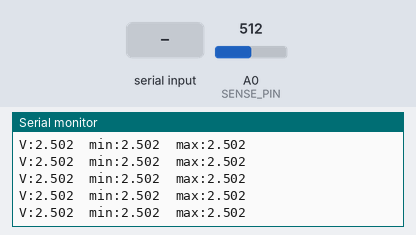
The sketch below on a simulated Arduino Nano, built with avr-gcc and run on an emulated ATmega328P. On the bench: the last lines printed to the serial monitor. The inputs (shaded band) are chosen by the test bench; at power-on: A0 (SENSE_PIN) = 512.

Above: at 1.2 s.
1.3 s: "R" received over Serial
2.8 s: A0 (SENSE_PIN) set to 716
At 2.81 s:
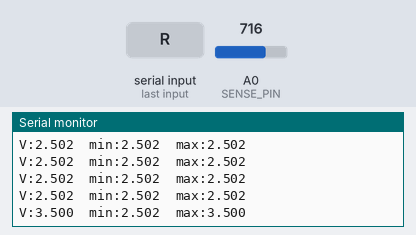
4.3 s: "r" received over Serial
At 4.31 s:
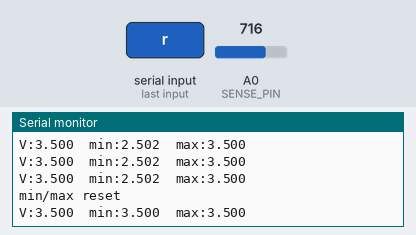
5.8 s: A0 (SENSE_PIN) set to 900
At 5.81 s:
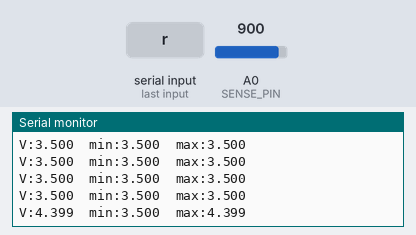
Timing chart, 0 to 8.3 s (numbered marks = the images above; inputs shaded):
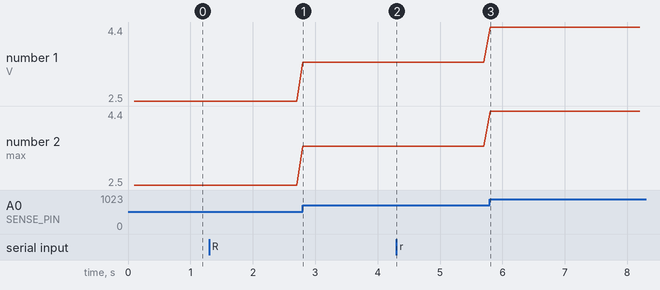

The sketch:

nano_voltage_probe.ino
```cpp
#define SENSE_PIN A0
#define ADC_MAX_COUNT 1023.0
#define ADC_VREF 5.0
#define PRINT_INTERVAL_MS 100

float minSeen = ADC_VREF;
float maxSeen = 0.0;
uint32_t lastPrintMs = 0;

float readVoltage() {
  int raw = analogRead(SENSE_PIN);
  return (raw * ADC_VREF) / ADC_MAX_COUNT;
}

void setup() {
  Serial.begin(115200);
  while (!Serial) delay(10);
  Serial.println(F("Nano voltage probe - reading A0"));
  Serial.println(F("Send R to reset min/max"));
}

void loop() {
  if (Serial.available()) {
    char c = Serial.read();
    if (c == 'R' || c == 'r') {
      minSeen = ADC_VREF;
      maxSeen = 0.0;
      Serial.println(F("min/max reset"));
    }
  }

  float v = readVoltage();
  if (v < minSeen) minSeen = v;
  if (v > maxSeen) maxSeen = v;

  uint32_t now = millis();
  if (now - lastPrintMs >= PRINT_INTERVAL_MS) {
    lastPrintMs = now;
    Serial.print(F("V:")); Serial.print(v, 3);
    Serial.print(F("  min:")); Serial.print(minSeen, 3);
    Serial.print(F("  max:")); Serial.println(maxSeen, 3);
  }
}
```

Measured:
- after the input at 2.8 s, the serial monitor: prints a new line at once (image 1)
- after the input at 4.3 s, the serial monitor: prints a new line at once (image 2)
- after the input at 5.8 s, the serial monitor: prints a new line at once (image 3)
- plotted number 1: 2.5 → 3.5 after the input at 2.8 s, 3.5 → 4.4 after the input at 5.8 s
- plotted number 2: 2.5 → 3.5 after the input at 2.8 s, 3.5 → 4.4 after the input at 5.8 s
